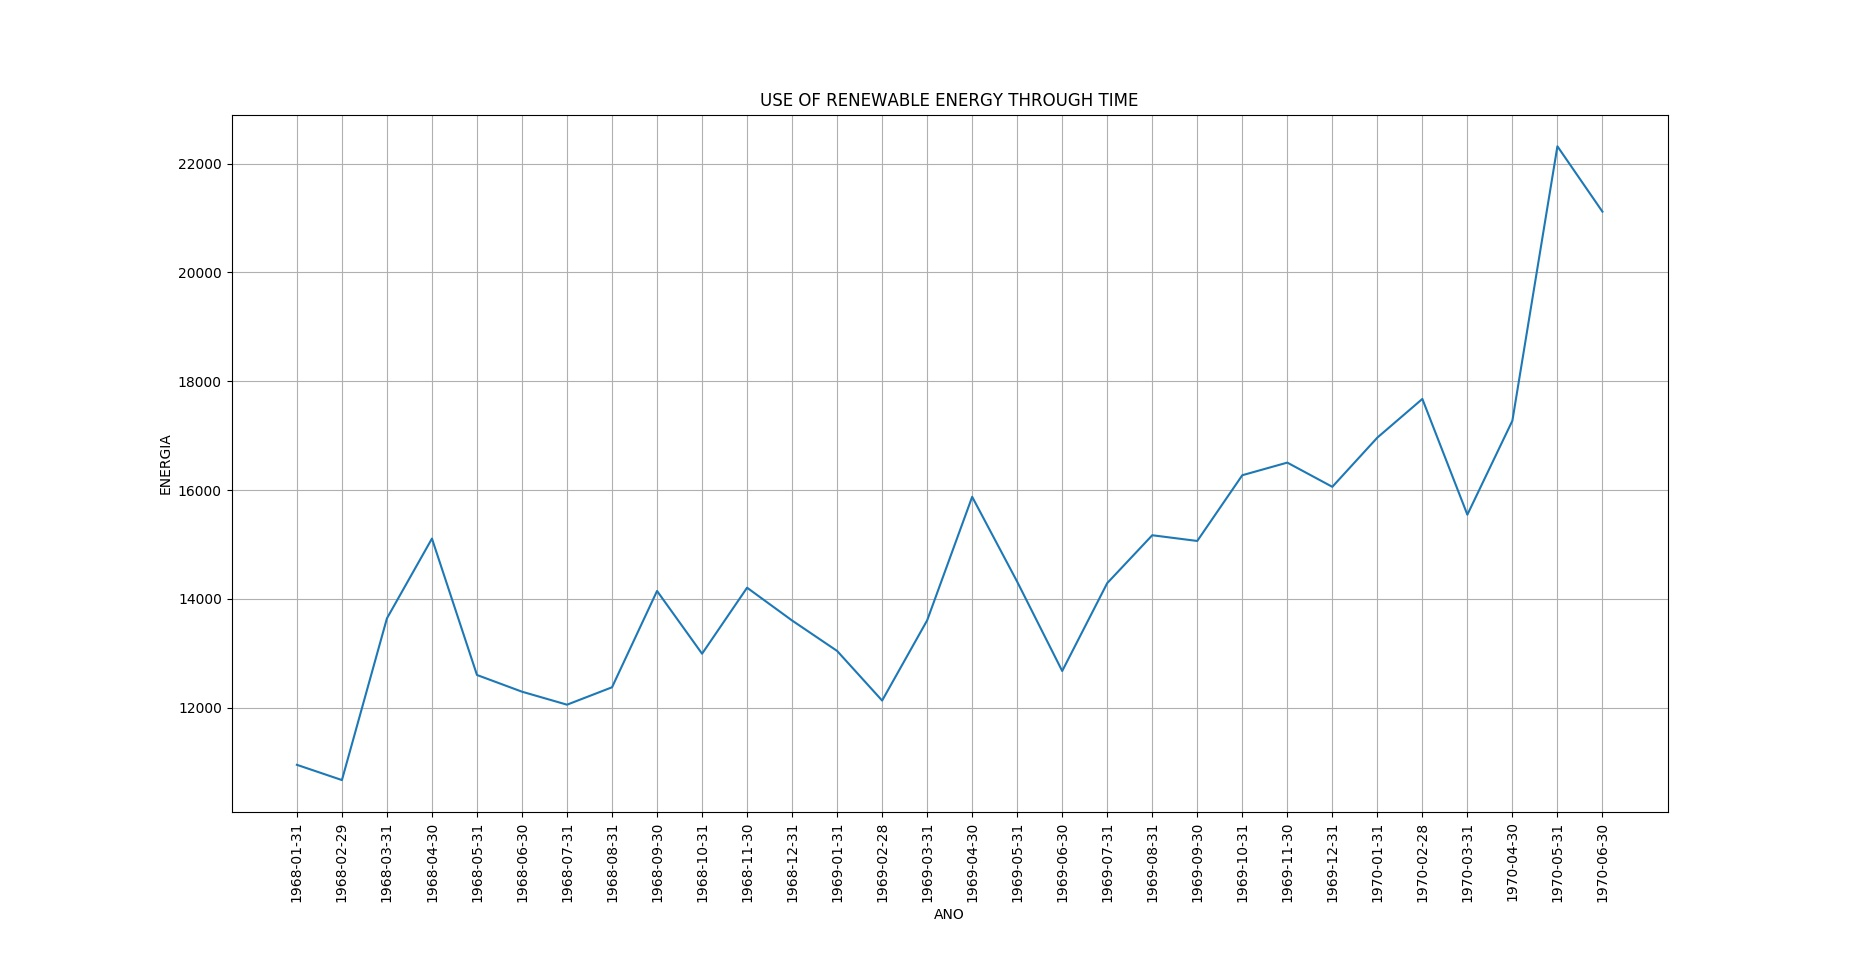

Write Python code to recreate this figure.
import pandas as pd
import matplotlib.pyplot as plt
plt.title("USE OF RENEWABLE ENERGY THROUGH TIME")
mtr = pd.read_csv("energia.csv")
anos = mtr[0:30]
x = anos["Ano"]
y = anos["Energia"]
# plt.margins(0.2)
plt.subplots_adjust(bottom=0.15)
plt.xlabel("ANO")
plt.ylabel("ENERGIA")
plt.grid(True)
plt.plot(x, y)
plt.xticks(x, x, rotation='vertical')
plt.show()
